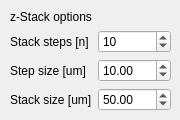
     <widget class="QWidget" name="stackTab">
      <attribute name="title">
       <string>Stack</string>
      </attribute>
      <widget class="QWidget" name="gridLayoutWidget_8">
       <property name="geometry">
        <rect>
         <x>10</x>
         <y>10</y>
         <width>161</width>
         <height>101</height>
        </rect>
       </property>
       <layout class="QGridLayout" name="gridLayout_16">
        <item row="0" column="0">
         <widget class="QLabel" name="label_34">
          <property name="text">
           <string>z-Stack options</string>
          </property>
         </widget>
        </item>
        <item row="2" column="0">
         <widget class="QLabel" name="label_36">
          <property name="text">
           <string>Step size [um]</string>
          </property>
         </widget>
        </item>
        <item row="1" column="1">
         <widget class="QSpinBox" name="protzstepsBox">
          <property name="maximum">
           <number>100</number>
          </property>
          <property name="value">
           <number>10</number>
          </property>
         </widget>
        </item>
        <item row="1" column="0">
         <widget class="QLabel" name="label_35">
          <property name="text">
           <string>Stack steps [n]</string>
          </property>
         </widget>
        </item>
        <item row="3" column="0">
         <widget class="QLabel" name="label_42">
          <property name="text">
           <string>Stack size [um]</string>
          </property>
         </widget>
        </item>
        <item row="2" column="1">
         <widget class="QDoubleSpinBox" name="protstepsizeBox">
          <property name="maximum">
           <double>80.000000000000000</double>
          </property>
          <property name="singleStep">
           <double>0.250000000000000</double>
          </property>
          <property name="value">
           <double>10.000000000000000</double>
          </property>
         </widget>
        </item>
        <item row="3" column="1">
         <widget class="QDoubleSpinBox" name="protStackSizeBox">
          <property name="maximum">
           <double>400.000000000000000</double>
          </property>
          <property name="singleStep">
           <double>5.000000000000000</double>
          </property>
          <property name="value">
           <double>50.000000000000000</double>
          </property>
         </widget>
        </item>
       </layout>
      </widget>
     </widget>
